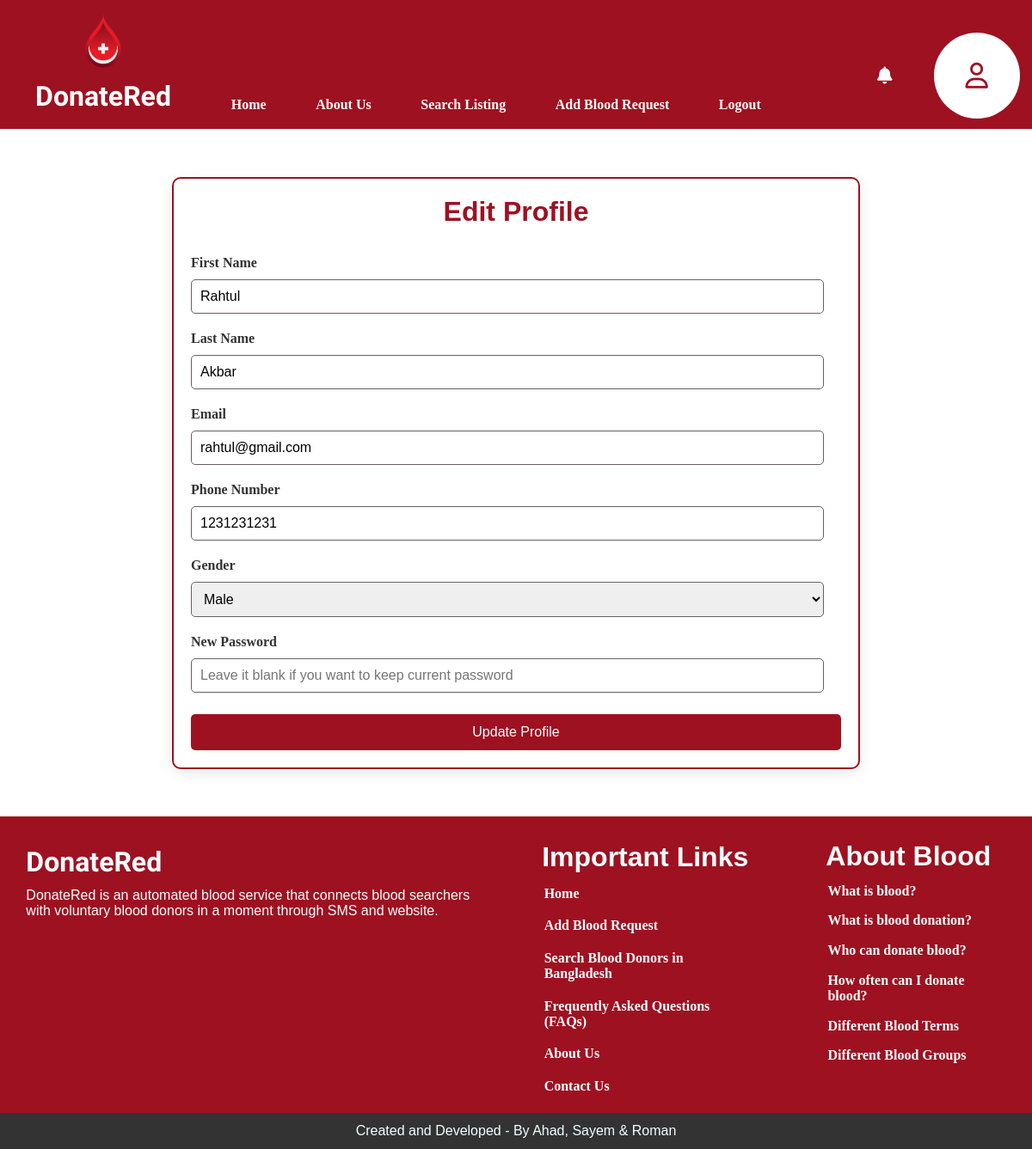
Screenshot of /editprofile.php (signed in) with the database file from the repository.
### tables this page shows
CREATE TABLE `user` (
  `User_ID` int(11) NOT NULL,
  `User_type` enum('Donor','Seeker') NOT NULL,
  `User_name` varchar(50) NOT NULL,
  `Email` varchar(100) NOT NULL,
  `Password_hash` varchar(255) NOT NULL,
  `First_name` varchar(50) DEFAULT NULL,
  `Last_name` varchar(50) DEFAULT NULL,
  `DateOfBirth` date DEFAULT NULL,
  `Phone_num` varchar(15) DEFAULT NULL,
  `Gender` enum('Male','Female','Other') DEFAULT NULL
);

### editprofile.php (the view, shortened to what this page needs)
<?php
include("partials/header.php");
$user_id = $_SESSION['user_id'];
$user_table_query = $conn->query("SELECT * FROM user WHERE User_ID = $user_id");
$user_data = $user_table_query->fetch_assoc();
?>
    <div class="container">
        <div class="edit-profile-container">
            <h2>Edit Profile</h2>
            <form method="POST">
                <div class="input-group">
                    <label for="firstname">First Name</label>
                    <input type="text" id="firstname" name="firstname" value="<?= $user_data['First_name'] ?>" required>
                </div>
                <div class="input-group">
                    <label for="lastname">Last Name</label>
                    <input type="text" id="lastname" name="lastname" value="<?= $user_data['Last_name'] ?>" required>
                </div>
                <div class="input-group">
                    <label for="email">Email</label>
                    <input type="email" id="email" name="email" value="<?= $user_data['Email'] ?>" required>
                </div>
                <div class="input-group">
                    <label for="phone">Phone Number</label>
                    <input type="tel" id="phone" name="phone" value="<?= $user_data['Phone_num'] ?>" required>
                </div>
                <div class="input-group">
                    <label for="gender">Gender</label>
                    <select id="gender" name="gender" required>
                        <option value="male" <?= $user_data['Gender'] == 'male' ? 'selected' : '' ?>>Male</option>
                    </select>
                </div>
                <div class="input-group">
                    <label for="password">New Password</label>
                    <input type="password" id="password" name="password" placeholder="Leave it blank if you want to keep current password">
                </div>
                <div class='button-container'>
                    <button type="submit" name='UpdateProfile'>Update Profile</button>
                </div>
            </form>
        </div>
    </div>
<?php
    include("partials/footer.php");
?>

### css/body.css (style rules this page uses)
*, *:before, *:after { margin: 0; padding: 0; box-sizing: border-box; -webkit-tap-highlight-color: transparent; }
p, h1, h2, h3, h4, h5, h6, span { font-family: 'Poppins', sans-serif; }
html { font-size: 16px; }
body { min-height: 100vh; display: flex; flex-direction: column; }
.container { padding: 20px; display: flex; justify-content: center; align-items: center; min-height: 100vh; }
.edit-profile-container { background-color: white; border: 2px solid #9e1121; border-radius: 10px; padding: 20px; box-shadow: 0 4px 15px rgba(0, 0, 0, 0.1); width: 100%; max-width: 800px; box-sizing: border-box; }
.edit-profile-container h2 { font-size: 2rem; color: #9e1121; margin-bottom: 2rem; text-align: center; }
.input-group label { font-weight: bold; color: #333; margin-top: 10px; display: block; }
.input-group input[type="text"], .input-group input[type="email"], .input-group input[type="tel"], .input-group input[type="password"], .input-group input[type="date"], .input-group select { width: calc(100% - 20px); padding: 10px; margin: 10px 0; border: 1px solid #6b5f5f; border-radius: 5px; box-sizing: border-box; font-size: 1rem; }
.button-container button { background-color: #9e1121; color: white; border: none; border-radius: 5px; padding: 12px; font-size: 1rem; cursor: pointer; margin-top: 15px; width: 100%; display: inline-block; }
.button-container button { background-color: #9e1121; color: white; border: none; border-radius: 5px; justify-content: center; padding: 12px; font-size: 1rem; cursor: pointer; margin-top: 15px; width: 100%; display: inline-block; }

### rows the page displays
user: firstname "Rahtul", lastname "Akbar", email "rahtul@gmail.com", phone "1231231231"
